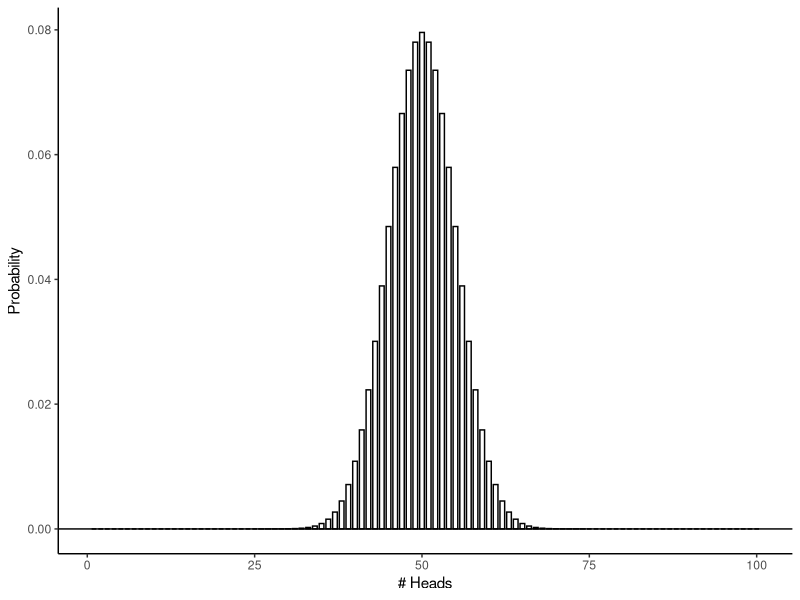
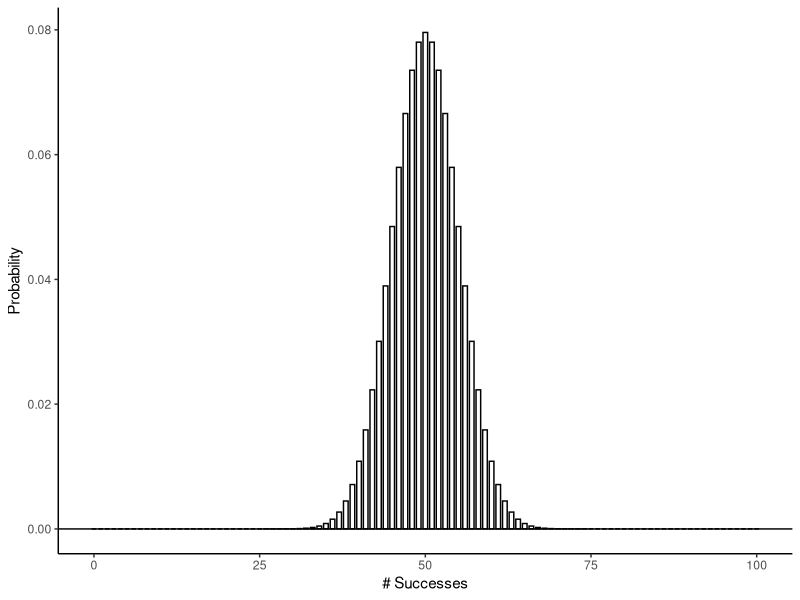
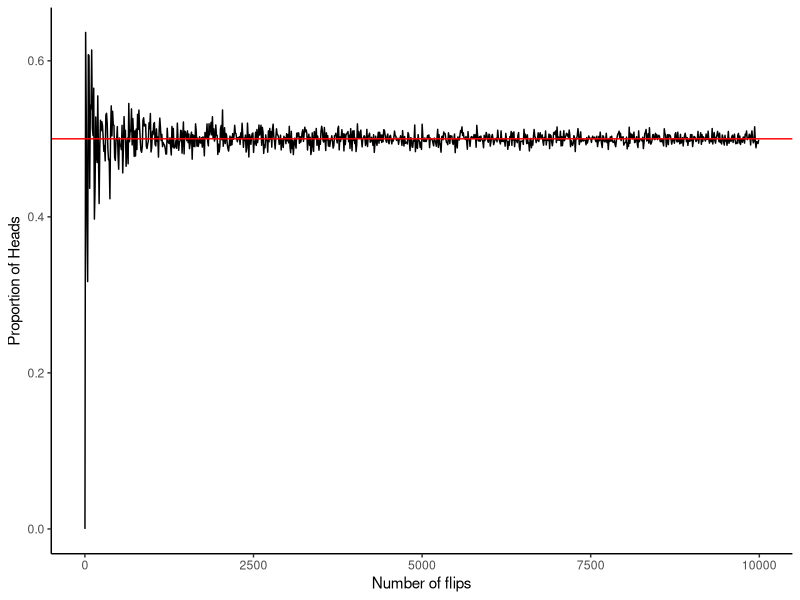
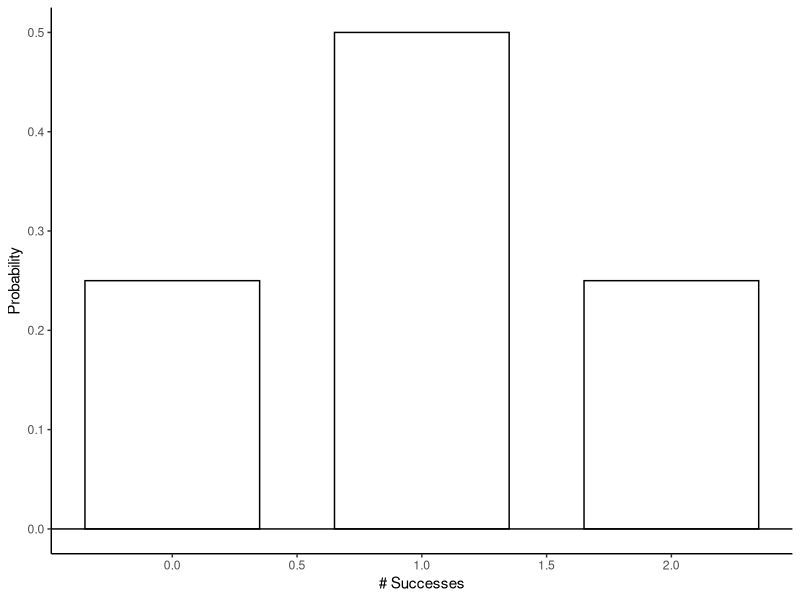
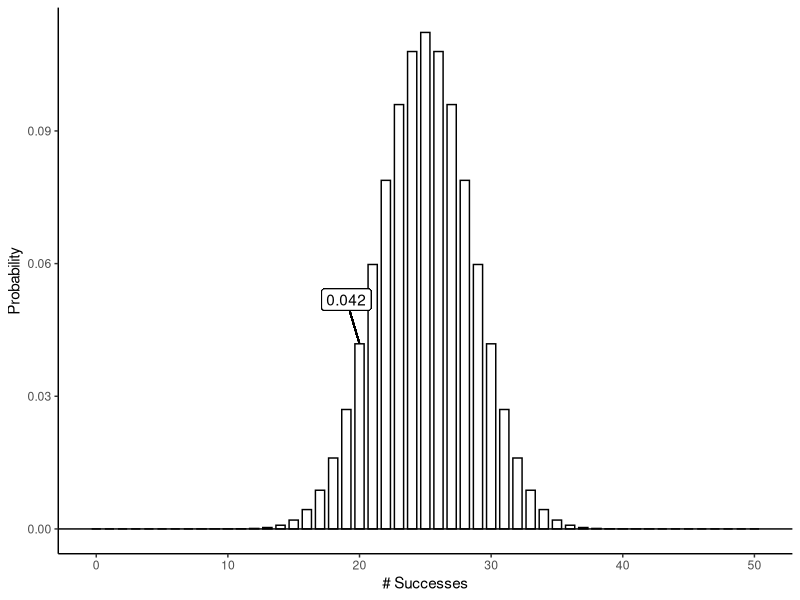
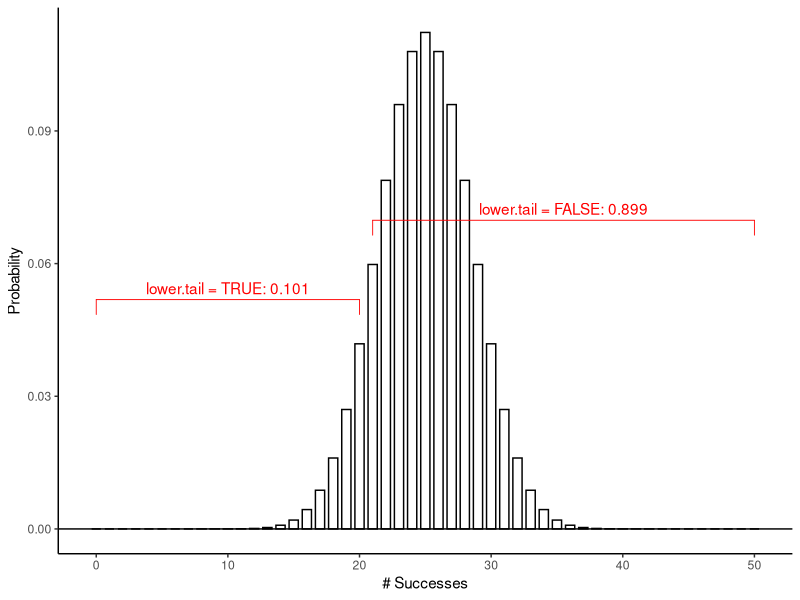
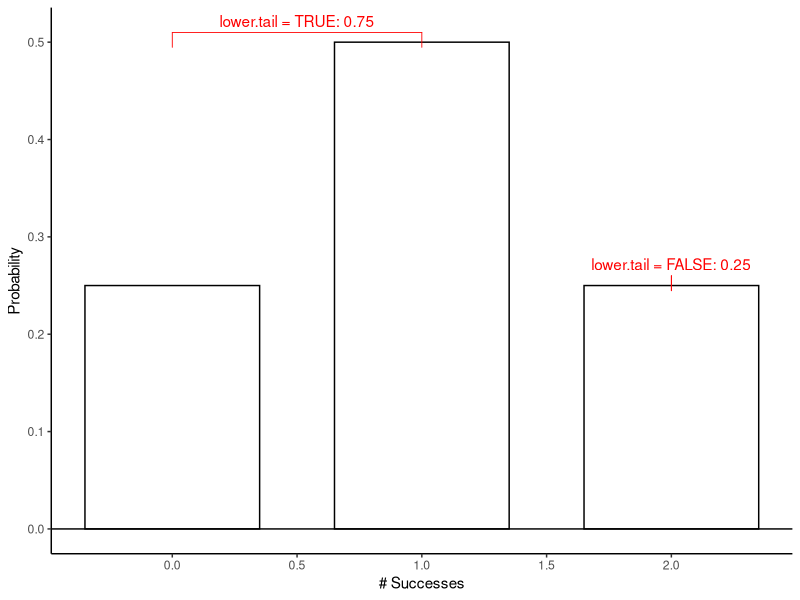
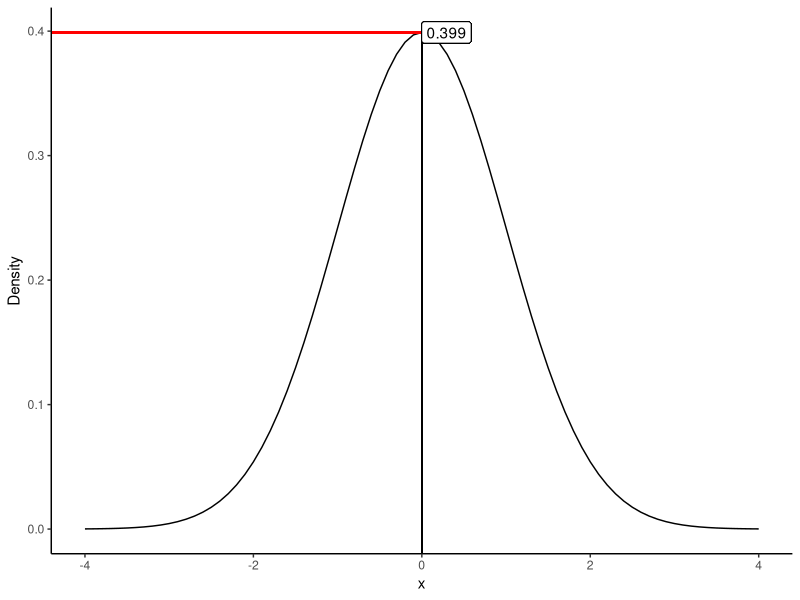

These charts were generated, in order, by the following R code:
## ---- chunk 1
# set chunk options
knitr::opts_chunk$set(message = FALSE,
                      warning = FALSE)

# suppress scientific notation
options(scipen = 999)

# load packages
library(tidyverse)
library(psych)
library(ggpubr)
## ---- chunk 2
# create probability curve

binom_dist <- data.frame(x = seq(1, 100, 1)) %>% #for the x axis, number of heads that we want to get the probability for
  mutate(prob = dbinom(x, size = 100, prob = 1/2)) #probability of any number of heads

ggplot(binom_dist, aes(x = x, y = prob))+
  geom_bar(stat = "identity", width = 0.7, fill = "white", color = "black")+
  geom_hline(yintercept = 0)+
  labs(x = "# Heads",
       y = "Probability")+
  theme_classic()

## ---- chunk 3
draw_binomial <- function(size, prob){
  
  #size: the number of trials
  #prob: probability of success

  binom_dist <- data.frame(x = 0:size) %>% #for the x axis, all possible successes for the x axis
    mutate(prob = dbinom(x, size = size, prob = prob)) #probability of any number of heads
  
  (plt <- ggplot(binom_dist, aes(x = x, y = prob))+
      geom_bar(stat = "identity", width = 0.7, fill = "white", color = "black")+
      geom_hline(yintercept = 0)+
      labs(x = "# Successes",
           y = "Probability")+
      theme_classic())
  
  return(plt)
}

draw_binomial(100, 0.5)
## ---- chunk 4
set.seed(1)
## ---- chunk 5
#side note: if we wrap a command in parentheses, it will assign the output of a function to the object and still print it at the same time!
(flip <- rbinom(n = 10, #trials
       size = 1, #number of coins per trial
       prob = 0.5)) #probability of success (1)
## ---- chunk 6
mean(flip)
## ---- chunk 7
flip <- rbinom(n = 10000, #trials
       size = 1, #number of coins per trial
       prob = 0.5) #probability of success (1)

mean(flip)
## ---- chunk 8
rbinom(n = 10, size = 2, prob = 1/2) 
## ---- chunk 9

flip_simulation <- data.frame(N_flips = seq(1, 10000, by = 10), #this is the number of flips we want to look at
                              prop_head = NA) #just a placeholder, we're going to fill this with the proportions iteratively

#Don't worry too much about the code below, but this is a for loop, implementing an iterative process
for (i in 1:nrow(flip_simulation)){ #this is telling R to go through each row of our data frame
  #and then we fill the proportion of head column with the proportion of heads from the result of the binomial process
  flip_simulation$prop_head[i] <- mean(rbinom(n = flip_simulation$N_flips[i], size = 1, prob = 0.5))
}

ggplot(flip_simulation, aes(x  = N_flips, y = prop_head))+
  geom_line()+
  geom_hline(yintercept = 0.5, color = "red")+
  labs(x = "Number of flips",
       y = "Proportion of Heads")+
  theme_classic()
## ---- chunk 10
# your code here
## ---- chunk 11
# your code here
## ---- chunk 12
# your code here
## ---- chunk 13
dbinom(x = 1, size = 2, prob = .5)
draw_binomial(size = 2, prob = .5) #that checks out!
## ---- chunk 14
# HT + TH
(.5 * .5) + (.5 * .5)
## ---- chunk 15
dbinom(x = 20, size = 50, prob = 0.5)

draw_binomial(size = 50, prob = 0.5)+
  geom_segment(aes(x = 20-1, xend = 20, y = dbinom(x = 20, size = 50, prob = 0.5)+0.01, yend = dbinom(x = 20, size = 50, prob = 0.5)))+
  geom_label(aes(x = 20-1, y = dbinom(x = 20, size = 50, prob = 0.5)+0.01, label = round(dbinom(x = 20, size = 50, prob = 0.5), 3)))
## ---- chunk 16
# your code here
## ---- chunk 17
# your code here
## ---- chunk 18
# your code here
## ---- chunk 19
pbinom(q = 1, size = 2, prob = 1/2)
## ---- chunk 20
# HT + TH + TT
(.5 * .5) + (.5 * .5) + (.5 * .5)
## ---- chunk 21
pbinom(q = 1, size = 2, prob = 1/2, lower.tail = FALSE)
## ---- chunk 22
#this is just for instruction purposes, no need to fully understand this code
q <- 20
size <- 50
prob <- 0.5

draw_binomial(size = size, prob = prob)+
  geom_bracket(xmin = 0, xmax = q, 
               y.position = (dbinom(x = q, size = size, prob = prob)+0.01), 
               label = paste0("lower.tail = TRUE: ", round(pbinom(q = q, size = size, prob = prob, lower.tail = TRUE), 3)), color = "red")+
  geom_bracket(xmin = q+1, xmax = size, 
               y.position = (dbinom(x = q+1, size = size, prob = prob)+0.01), 
               label = paste0("lower.tail = FALSE: ", round(pbinom(q = q, size = size, prob = prob, lower.tail = FALSE), 3)), color = "red")
## ---- chunk 23
# your code here
## ---- chunk 24
# your code here
## ---- chunk 25
# your code here
## ---- chunk 26
qbinom(p = 1.00, size = 10, prob = 1/2, lower.tail = TRUE)
## ---- chunk 27

q <- 1
size <- 2
prob <- 0.5

#this is just for instruction purposes, no need to fully understand this code
draw_binomial(size = size, prob = prob)+
  geom_bracket(xmin = 0, xmax = q, 
               y.position = (dbinom(x = q, size = size, prob = prob)+0.01), 
               label = paste0("lower.tail = TRUE: ", round(pbinom(q = q, size = size, prob = prob, lower.tail = TRUE), 3)), color = "red")+
  geom_bracket(xmin = q+1, xmax = size, 
               y.position = (dbinom(x = q+1, size = size, prob = prob)+0.01), 
               label = paste0("lower.tail = FALSE: ", round(pbinom(q = q, size = size, prob = prob, lower.tail = FALSE), 3)), color = "red")

#At what number of successes (or less) is X% of the distribution covered?
qbinom(p = 0.75, size = size, prob = prob, lower.tail = TRUE)

#Above (!) what number of successes is X% of the distribution covered?
qbinom(p = 0.75, size = size, prob = prob, lower.tail = FALSE)

## ---- chunk 28
# your code here
## ---- chunk 29
# your code here
## ---- chunk 30
# your code here
## ---- chunk 31

draw_normal <- function(M, SD){
  
  #M = mean of the normal distribution we want to draw
  #SD = sd of the normal distribution we want to draw
  
  x = seq(M - 4*SD, M + 4*SD, 0.1) #this is for the x axis, we're plotting a range from M +/- 4 SD, that covers most of the interesting part of the distribution
  
  norm_dist <- data.frame(x = x) %>% 
    mutate(prob = dnorm(x, mean = M, sd = SD)) #probability of any number of heads
  
  (plt <- ggplot(norm_dist, aes(x = x, y = prob))+
    geom_line()+
    labs(x = "x",
         y = "Density")+
    theme_classic())
  
  return(plt)
  
}

## ---- chunk 32
set.seed(2)
## ---- chunk 33
x <- rnorm(n = 5, mean = 0, sd = 1)
x
## ---- chunk 34
mean(x)
sd(x)
## ---- chunk 35
# your code here
## ---- chunk 36
# your code here
## ---- chunk 37
dnorm(x = 0, mean = 0, sd = 1)

draw_normal(M = 0, SD = 1) +
  geom_segment(x = 0, xend = -Inf, y = dnorm(x = 0, mean = 0, sd = 1), color = "red")+
  geom_segment(x = 0, y = -Inf, yend = dnorm(x = 0, mean = 0, sd = 1))+
  geom_label(label = round(dnorm(x = 0, mean = 0, sd = 1), 3), x = 0, y = dnorm(x = 0, mean = 0, sd = 1), hjust = 0)

## ---- chunk 38
dnorm(x = 1, mean = 0, sd = 1)
## ---- chunk 39
# your code here
## ---- chunk 40
pnorm(q = 0, mean = 0, sd = 1, lower.tail = TRUE)

q <- 2
M <- 0
SD <- 1

draw_normal(M = M, SD = SD)+
  geom_vline(xintercept = q)+
  geom_label(x = q, y = 0, label = q)+
  geom_bracket(xmin = -4, xmax = q, 
               y.position = (dnorm(x = q, mean = M, sd = SD)+0.01), 
               label = paste0("lower.tail = TRUE: ", round(pnorm(q = q, mean = 0, sd = 1, lower.tail = TRUE), 3)), color = "red")+
  geom_bracket(xmin = q+0.01, xmax = Inf, 
               y.position = (dnorm(x = q, mean = M, sd = SD)+0.03), 
               label = paste0("lower.tail = FALSE: ", round(pnorm(q = q, mean = 0, sd = 1, lower.tail = FALSE), 3)), color = "red")

## ---- chunk 41
pnorm(q = 40, mean = 50, sd = 10, lower.tail = TRUE)
## ---- chunk 42
# your code here

## ---- chunk 43
# your code here
## ---- chunk 44
qnorm(p = .00135, mean = 0, sd = 1, lower.tail = TRUE)
## ---- chunk 45
# your code here
## ---- chunk 46
# your code here
## ---- chunk 47
# your code here
## ---- chunk 48
# your code here
## ---- chunk 49
# your code here
## ---- chunk 50
# your code here
## ---- chunk 51
# your code here
## ---- chunk 52
# your code here
## ---- chunk 53
# your code here
## ---- chunk 54
# your code here
## ---- chunk 55
# your code here
## ---- chunk 56
# your code here
